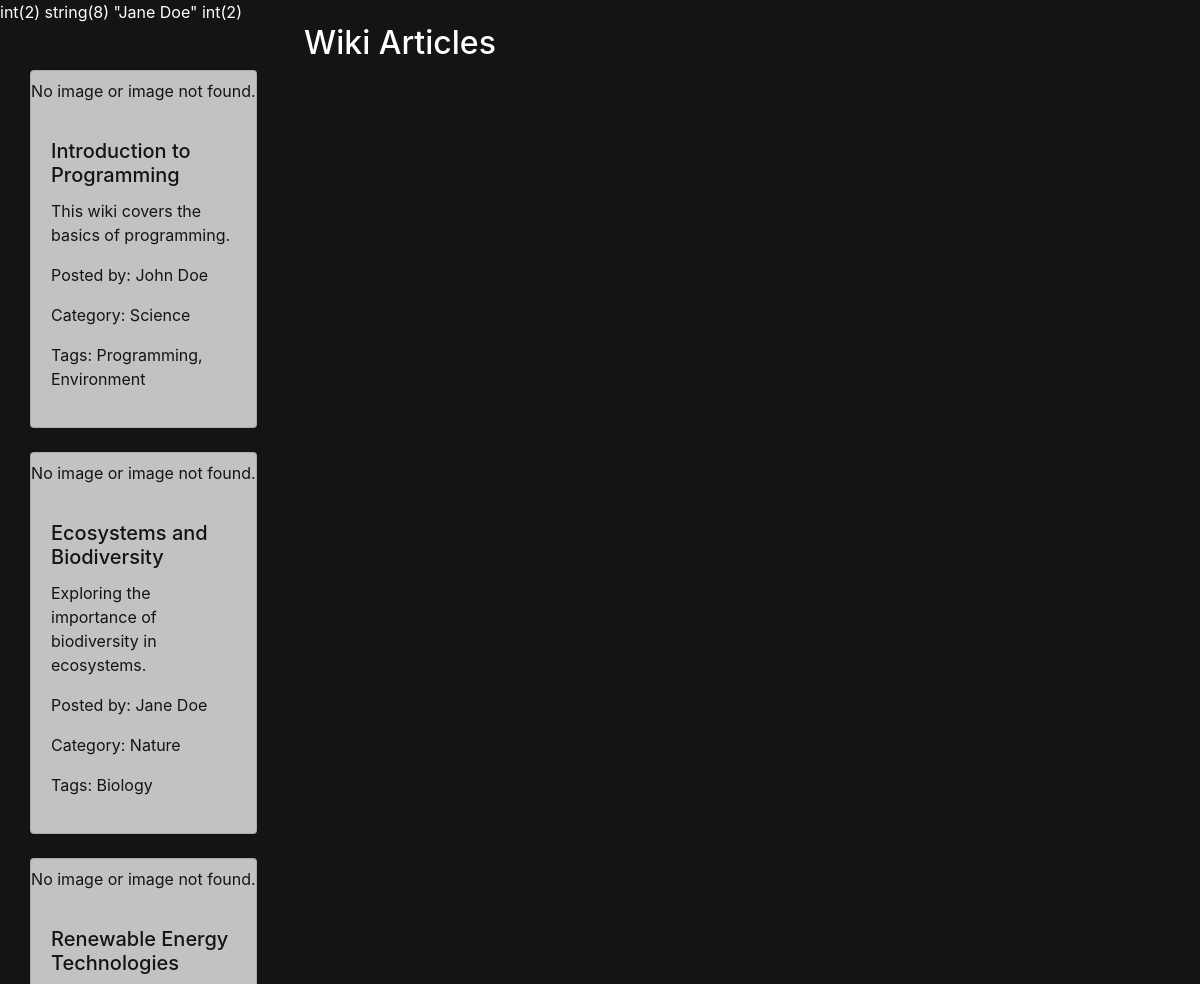
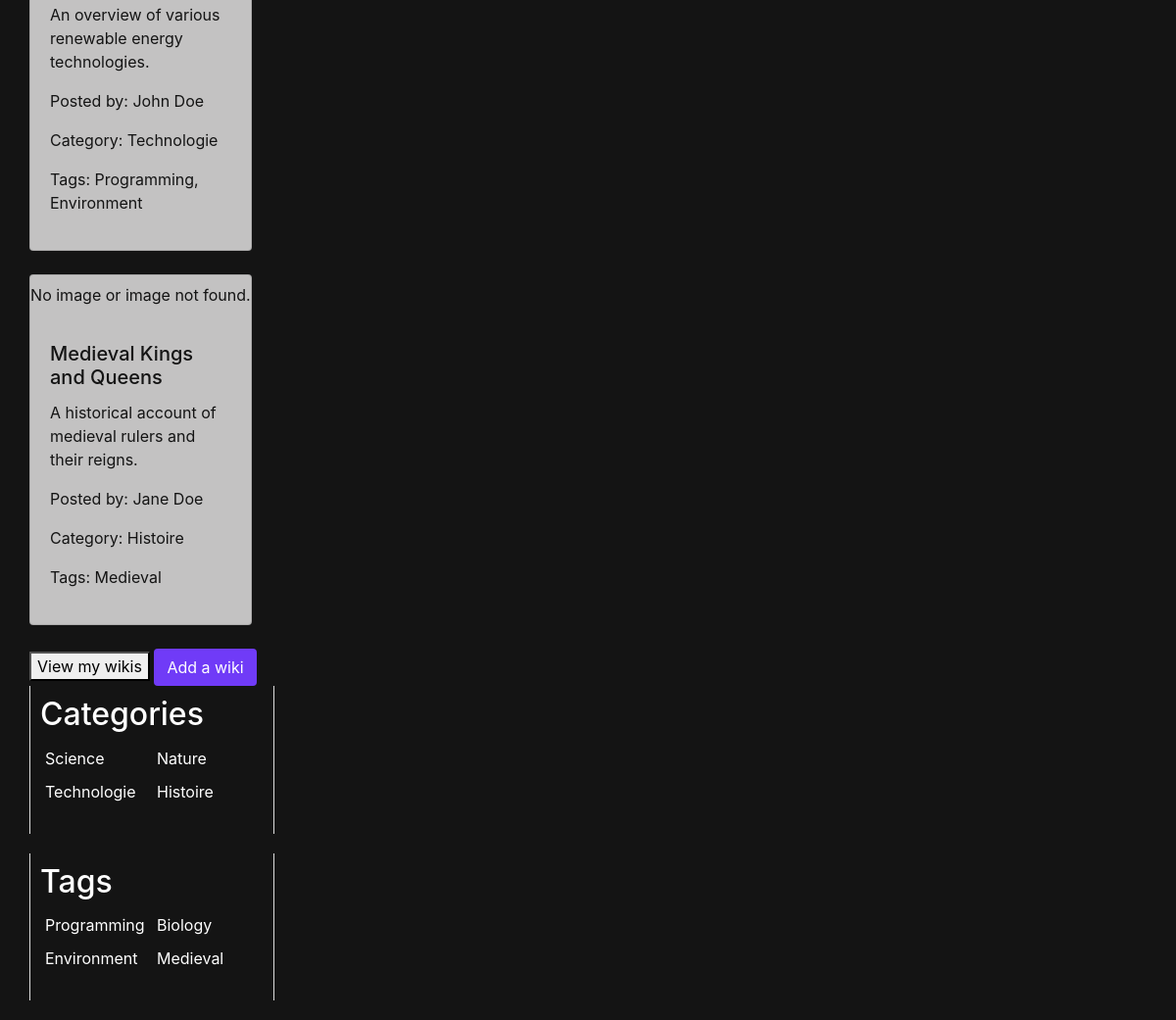
Page /View/user/wiki.php (signed in) on the earlier database version (2 pictures, top to bottom).
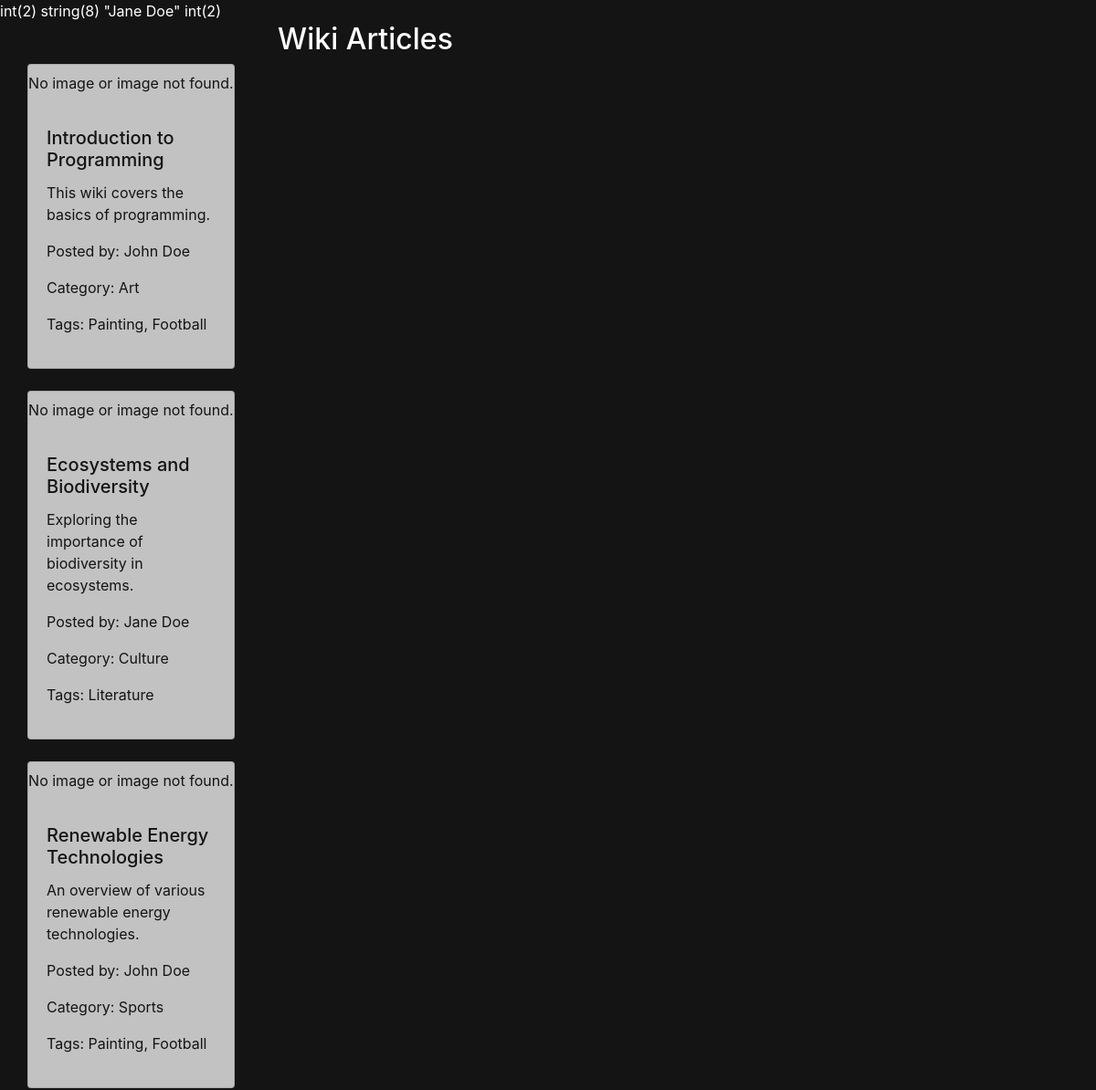
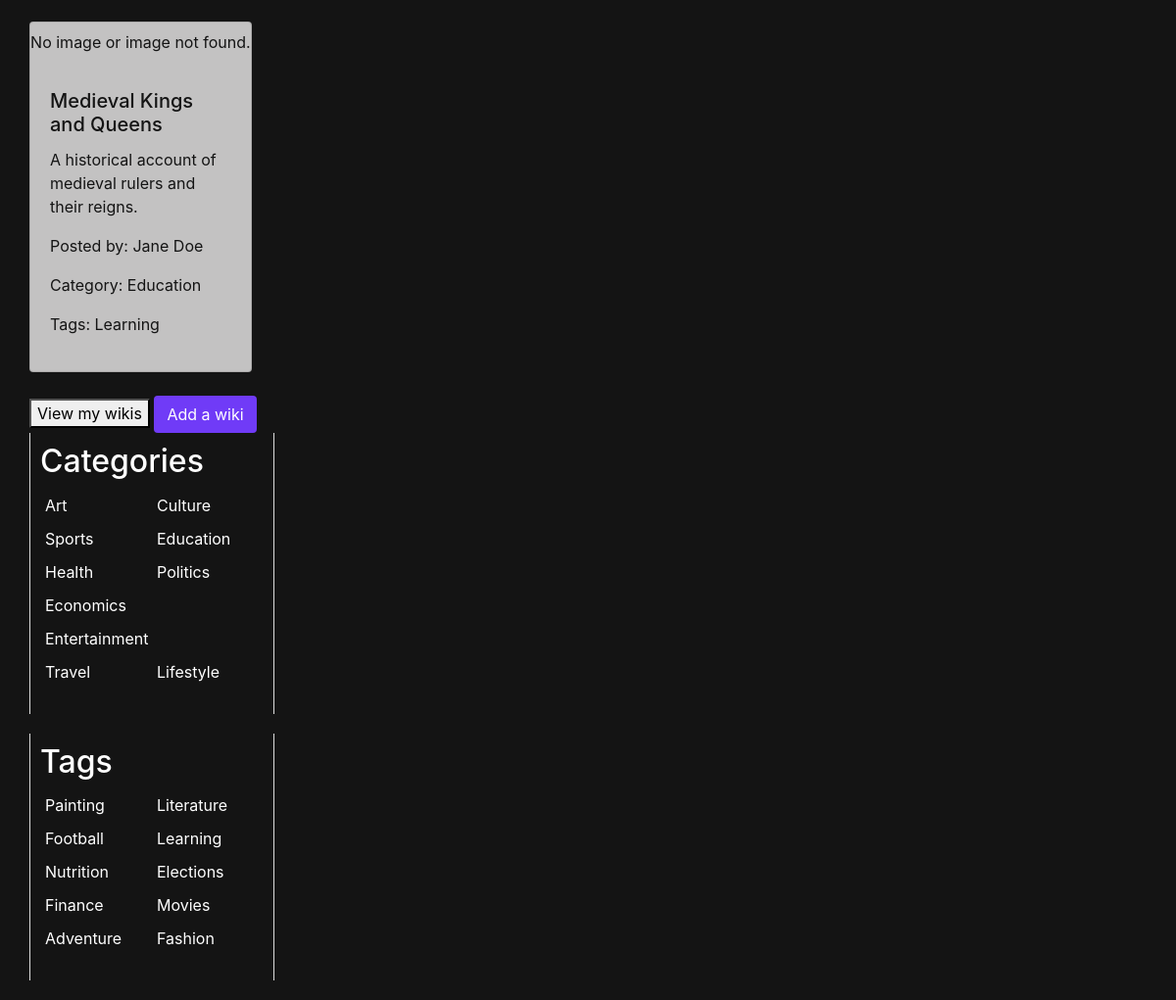
Same page on the later database version (2 pictures, top to bottom).
### tables this page shows
CREATE TABLE `wikis` (
  `id` INT AUTO_INCREMENT PRIMARY KEY,
  `title` VARCHAR(255) NOT NULL,
  `content` TEXT NOT NULL,
  `categoryId` INT,
  `userId` INT,
  FOREIGN KEY (`categoryId`) REFERENCES `categories`(`id`),
  FOREIGN KEY (`userId`) REFERENCES `users`(`id`)
);

CREATE TABLE `users` (
  `id` INT AUTO_INCREMENT PRIMARY KEY,
  `name` VARCHAR(255) NOT NULL,
  `phone` VARCHAR(10),
  `email` VARCHAR(255) NOT NULL,
  `password` VARCHAR(255) NOT NULL,
  `role` TINYINT(1) NOT NULL
);

CREATE TABLE `categories` (
  `id` INT AUTO_INCREMENT PRIMARY KEY,
  `name` VARCHAR(255) NOT NULL
);

CREATE TABLE `tags` (
  `id` INT AUTO_INCREMENT PRIMARY KEY,
  `name` VARCHAR(255) NOT NULL
);

### App/Config/DbConnection.php (called while the page is built, shortened)
<?php
class DbConnection
{
    private static $instance = null;
    private $connection;
    private function __construct()
    {
        $dotenv = Dotenv::createImmutable(__DIR__ . '/..');
        $host = $_ENV['DB_HOST'];
        $username = $_ENV['DB_USERNAME'];
        $password = $_ENV['DB_PASSWORD'];
        $database = $_ENV['DB_NAME'];
        $charset = 'utf8mb4';
        $dsn = "mysql:host=$host;dbname=$database;charset=$charset";
        try {
            $this->connection = new PDO($dsn, $username, $password);
            $this->connection->setAttribute(PDO::ATTR_ERRMODE, PDO::ERRMODE_EXCEPTION);
            $this->connection->setAttribute(PDO::ATTR_DEFAULT_FETCH_MODE, PDO::FETCH_ASSOC);
        } catch (PDOException $e) {
            die("Connection failed: " . $e->getMessage());
        }
    }
    public static function getInstance()
    {
        if (!self::$instance) {
            self::$instance = new DbConnection();
        }
        return self::$instance;
    }
    public function getConnection(): PDO
    {
        return $this->connection;
    }
}

### App/Model/WikiModel.php (called while the page is built, shortened)
<?php
class WikiModel {
    private $db;
    public function __construct()
    {
        $this->db = DbConnection::getInstance()->getConnection();
    }
    public function getAllTags() {
        $stmt = $this->db->query("SELECT * FROM tags");
        return $stmt->fetchAll(PDO::FETCH_ASSOC);
    }
    public function getTagsForWiki($wikiId) {
        $stmt = $this->db->prepare("
            SELECT t.name
            FROM tags t
            JOIN wikitags wt ON t.id = wt.tagId
            WHERE wt.wikiId = ?
        ");
        $stmt->execute([$wikiId]);
        $tags = $stmt->fetchAll(PDO::FETCH_ASSOC);
        return array_map(function($tag) {
            return $tag['name'];
        }, $tags);
    }
    public function getUserName($userId) {
        $stmt = $this->db->prepare("SELECT name FROM users WHERE id = ?");
        $stmt->execute([$userId]);
        $user = $stmt->fetch(PDO::FETCH_ASSOC);
        return $user ? $user['name'] : null;
    }
    public function getAllCategories() {
        $stmt = $this->db->query("SELECT * FROM categories");
        return $stmt->fetchAll(PDO::FETCH_ASSOC);
    }
    public function getCategoryName($categoryId) {
        $stmt = $this->db->prepare("SELECT name FROM categories WHERE id = ?");
        $stmt->execute([$categoryId]);
        $category = $stmt->fetch(PDO::FETCH_ASSOC);
        return $category ? $category['name'] : null;
    }
    public function getAllWikis() {
        $query = "
            SELECT
                wikis.*,
                categories.name as categoryName
            FROM
                wikis
                LEFT JOIN categories ON wikis.categoryId = categories.id
        ";
        try {
            $stmt = $this->db->query($query);
            $wikis = [];
            while ($row = $stmt->fetch(PDO::FETCH_ASSOC)) {
                $wikis[] = new WikiEntity($row['id'], $row['imgLink'], $row['title'], $row['content'], $row['categoryId'], $row['userId']);
            }
            return $wikis;
        } catch (PDOException $e) {
        }
    }
}

### App/Entity/WikiEntity.php (called while the page is built, shortened)
<?php
class WikiEntity {
    private $id;
    private $image;
    private $title;
    private $content;
    private $categoryId;
    private $userId;
    public function __construct($id, $image, $title, $content, $categoryId, $userId) {
        $this->id = $id;
        $this->image = $image;
        $this->title = $title;
        $this->content = $content;
        $this->categoryId = $categoryId;
        $this->userId = $userId;
    }
    public function getId() {
        return $this->id;
    }
    public function getTitle() {
        return $this->title;
    }
    public function getContent() {
        return $this->content;
    }
    public function getCategoryId() {
        return $this->categoryId;
    }
    public function getUserId() {
        return $this->userId;
    }
    public function getImage() {
        return $this->image;
    }
}

### View/user/wiki.php (the view, shortened to what this page needs)
<?php
var_dump($_SESSION['role']);
var_dump($_SESSION['username']);
var_dump($_SESSION['userId']);
$wikiModel = new WikiModel();
$wikis = $wikiModel->getAllWikis();
?>
<!DOCTYPE html>
<html lang="en">
<head>
    <link href="https://stackpath.bootstrapcdn.com/bootstrap/4.5.2/css/bootstrap.min.css" rel="stylesheet">
    <link rel="stylesheet" href="../../Assets/css/wikiStyles.css">
</head>
<body>
    <div class="container-fluid">
        <div class="row">
            <div class="col-8">
                <h2 style="text-align: center;">Wiki Articles</h2>
            </div>
        </div>
        <div class="row">
            <div class="col-8">
                <?php foreach ($wikis as $wiki): ?>
                    <?php
                    $categoryName = $wikiModel->getCategoryName($wiki->getCategoryId());
                    $userName = $wikiModel->getUserName($wiki->getUserId());
                    $tags = $wikiModel->getTagsForWiki($wiki->getId());
                    $tagList = implode(', ', $tags);
                    $imagePath = $wiki->getImage() ? '../../Assets/uploads/' . htmlspecialchars($wiki->getImage()) : null;
                    ?>
                    <div class="col-md-4 mb-4">
                        <div class="card main-section">
                            <?php if ($imagePath && file_exists($imagePath)): ?>
                                <img src="<?= $imagePath ?>" class="card-img-top" alt="Wiki Image">
                            <?php else: ?>
                                <p class="text-center mt-2">No image or image not found.</p>
                            <?php endif; ?>
                            <div class="card-body">
                                <h5 class="card-title">
                                    <?= htmlspecialchars($wiki->getTitle()) ?>
                                </h5>
                                <p class="card-text">
                                    <?= htmlspecialchars($wiki->getContent()) ?>
                                </p>
                                <div class="wiki-meta">
                                    <p>Posted by:
                                        <?= $userName !== null ? htmlspecialchars($userName) : "Unknown" ?>
                                    </p>
                                    <p>Category:
                                        <?= $categoryName !== null ? htmlspecialchars($categoryName) : "Uncategorized" ?>
                                    </p>
                                    <p>Tags:
                                        <?= $tagList !== null ? htmlspecialchars($tagList) : "No Tags" ?>
                                    </p>
                                </div>
                            </div>
                        </div>
                    </div>
                <?php endforeach; ?>
            </div>
                                    <?php $categories = $wikiModel->getAllCategories(); ?>
                                    <?php $tags = $wikiModel->getAllTags(); ?>
        </div>
        <div class="col-md-4">
            <div class="button-section">
                <button type="button" id="toggleButton" onclick="toggleWikisView()">View my wikis</button>
                <button type="button" class="btn mainBtnColor" data-toggle="modal" data-target="#addWikiModal">Add a
                    wiki</button>
            </div>
            <aside class="categories-section">
                <h2>Categories</h2>
                <ul>
                    <?php
                    $categories = $wikiModel->getAllCategories();
                    foreach ($categories as $category):
                        echo '<li>' . htmlspecialchars($category['name']) . '</li>';
                    endforeach;
                    ?>
                </ul>
            </aside>
            <aside class="tags-section">
                <h2>Tags</h2>
                <ul>
                    <?php
                    $tags = $wikiModel->getAllTags();
                    foreach ($tags as $tag):
                        echo '<li>' . htmlspecialchars($tag['name']) . '</li>';
                    endforeach;
                    ?>
                </ul>
            </aside>
        </div>
    </div>
</body>
</html>

### Assets/css/wikiStyles.css (style rules this page uses)
.scndSection, body { color: white; background-color: #141414; }
.main-section { color: #141414; background-color: #c3c2c2; }
.mainBtnColor { background-color: #703BF7; color: #fff; }
.tags-section, .categories-section { flex-basis: 20%; padding: 10px; border-right: 1px solid #ddd; border-left: 1px solid #ddd; margin-bottom: 20px; width: 250px; margin-bottom: 20px; }
.categories-section ul, .tags-section ul { display: flex; flex-wrap: wrap; padding: 0; list-style: none; }
.categories-section li, .tags-section li { flex: 0 0 50%; box-sizing: border-box; padding: 5px; }

Differences in the rows shown:
changed through a linked row, wikis "Introduction to Programming": categoryId.name "Science" → "Art"; tagList "Programming, Environment" → "Painting, Football"
changed through a linked row, wikis "Ecosystems and Biodiversity": categoryId.name "Nature" → "Culture"; id.name "Biology" → "Literature"
changed through a linked row, wikis "Renewable Energy Technologies": categoryId.name "Technologie" → "Sports"; tagList "Programming, Environment" → "Painting, Football"
changed through a linked row, wikis "Medieval Kings and Queens": categoryId.name "Histoire" → "Education"; id.name "Medieval" → "Learning"
changed categories: name "Science" → "Art"
changed categories: name "Nature" → "Culture"
changed categories: name "Technologie" → "Sports"
changed categories: name "Histoire" → "Education"
added categories: name "Health"
added categories: name "Politics"
added categories: name "Economics"
added categories: name "Entertainment"
added categories: name "Travel"
added categories: name "Lifestyle"
changed tags: name "Programming" → "Painting"
changed tags: name "Biology" → "Literature"
changed tags: name "Environment" → "Football"
changed tags: name "Medieval" → "Learning"
added tags: name "Nutrition"
added tags: name "Elections"
added tags: name "Finance"
added tags: name "Movies"
added tags: name "Adventure"
added tags: name "Fashion"
